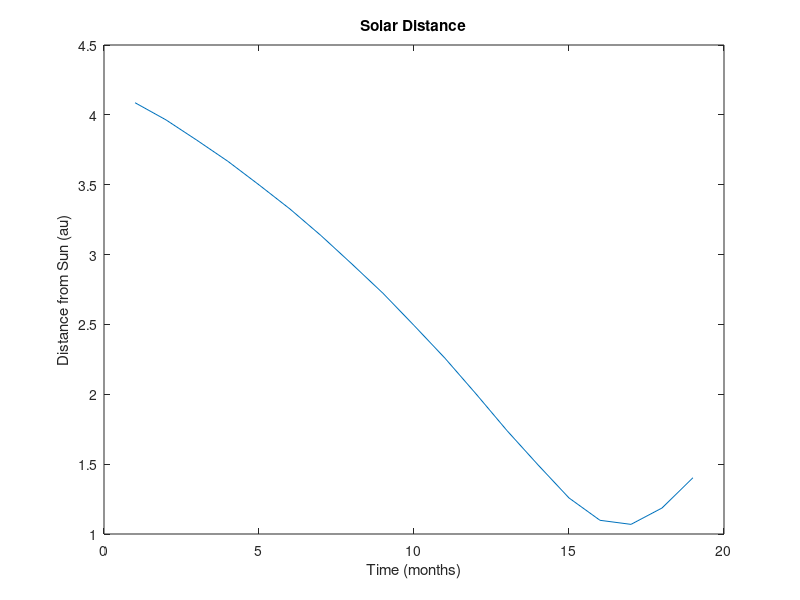
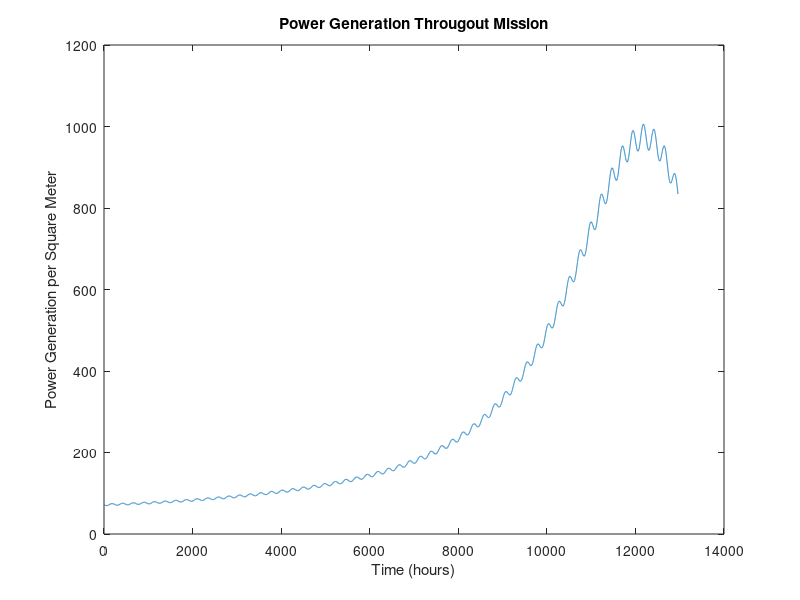
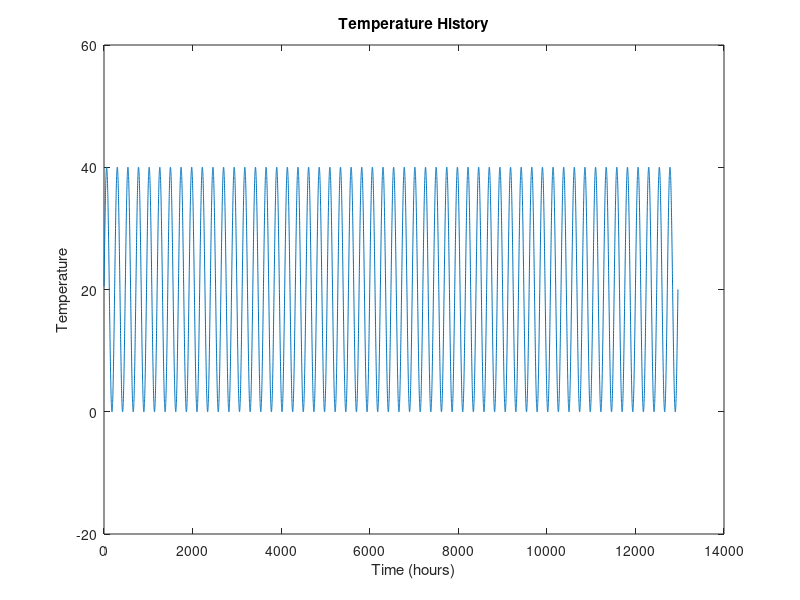
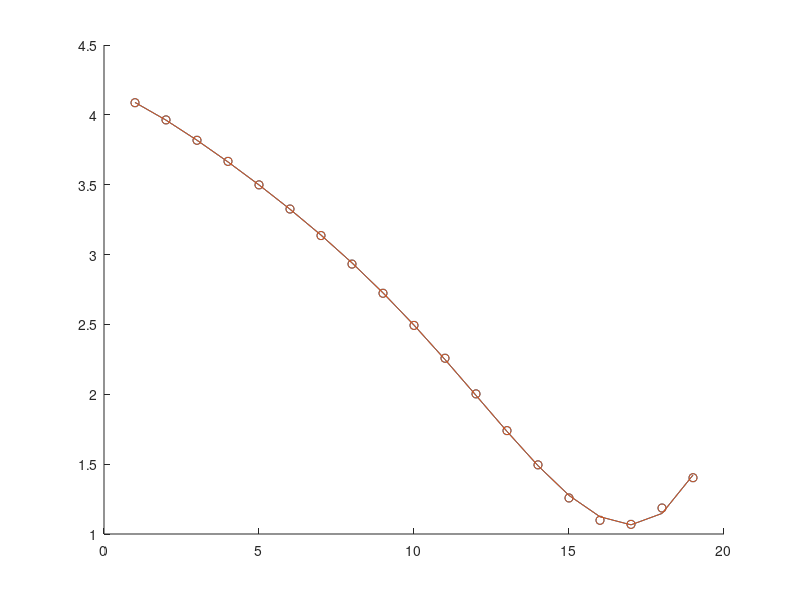

Reproduce these figures in MATLAB, in order.
clc;
clear;




%% Orbit Parameters

% the distance from the sun every month (in au)
sun_dist = [4.087 3.964 3.818 3.667 3.499 3.326 3.136 2.932 2.723 ...
            2.493 2.258 2.003 1.740 1.495 1.258 1.098 1.069 1.186 1.403];

x = 1:19;
P = polyfit(x, sun_dist, 5);
yfit = P(1).*x.^5 + P(2).*x.^4 + P(3).*x.^3 + P(4).*x.^2 + P(5).*x + P(6);

figure(101)
scatter(x, sun_dist)
hold on
plot(x, yfit)

sun_dist_func = @(x) P(1).*x.^5 + P(2).*x.^4 + P(3).*x.^3 + P(4).*x.^2 + P(5).*x + P(6);
        
timesteps = 12960;
        
        
figure(1)
plot(sun_dist)
xlabel('Time (months)')
ylabel('Distance from Sun (au)')
title('Solar Distance')


%% Solar Power
T0 = 28; % degrees C
P_rated = 1353; % W/m^2

H_I = @(R) (1./R).^2;
N_T = @(T) 1 - (1.6e-3).*(T - T0);
N_plf = @(alpha) cos(alpha);

N_rad = linspace(0.99, 0.9, timesteps);
N_uv = linspace(1, 0.98, timesteps);
N_cy = linspace(0.99, 0.97, timesteps);
N_m = 0.975;
N_i = 0.98;
N_con = 0.98;
N_s = 1; % assume negligible shadowing

P_array = @(ts, T, R, alpha) P_rated.*N_rad(ts).*N_uv(ts).*N_cy(ts).*N_m.*N_i.*N_con.*N_T(T).*H_I(R).*N_plf(alpha);

T_arr = @(i) 20 + 20.*sin((i).*pi/120);
alpha_arr = @(i) 0*(pi/180);

Power_per_square_meter = [];
Temperature_hist = [];

for i = 1:timesteps
    Power_per_square_meter(i) = P_array(i, T_arr(i), sun_dist_func(i/720), alpha_arr(i));
    Temperature_hist(i) = T_arr(i);
end



figure(2)
plot(Power_per_square_meter)
xlabel('Time (hours)')
ylabel('Power Generation per Square Meter')
title('Power Generation Througout Mission')

figure(3)
plot(Temperature_hist)
xlabel('Time (hours)')
ylabel('Temperature')
title('Temperature History')
ylim([-20, 60])



%% 

x = 1:19;
sun_dist = [4.087 3.964 3.818 3.667 3.499 3.326 3.136 2.932 2.723 ...
            2.493 2.258 2.003 1.740 1.495 1.258 1.098 1.069 1.186 1.403];

P = polyfit(x, sun_dist, 5);
yfit = P(1).*x.^5 + P(2).*x.^4 + P(3).*x.^3 + P(4).*x.^2 + P(5).*x + P(6);

figure(101)
scatter(x, sun_dist)
hold on
plot(x, yfit)

sun_dist_func = @(x) P(1).*x.^5 + P(2).*x.^4 + P(3).*x.^3 + P(4).*x.^2 + P(5).*x + P(6);
